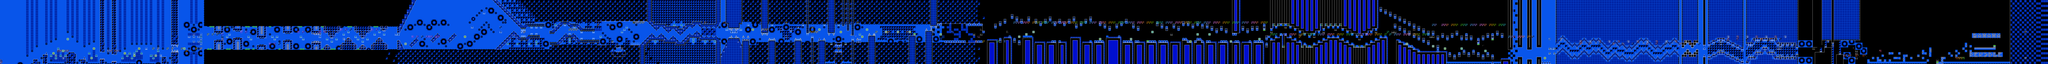

This game map was drawn from its Tiled (.tmx) file and the tilesets committed beside it. A one-line description and the trimmed map source follow:
An orthogonal 861x27 tile map with 16x16 px tiles, 2 tile layers (SP, ...), 2 tilesets.

<map version="1.10" tiledversion="1.11.0" orientation="orthogonal" renderorder="right-down" width="861" height="27" tilewidth="16" tileheight="16" infinite="0" nextlayerid="3" nextobjectid="1">
 <editorsettings>
  <chunksize width="16" height="27" />
  <export target="../LEVELS/LEVEL DATA/decode.csv" format="csv" />
 </editorsettings>
 <tileset firstgid="1" name="sprites" tilewidth="16" tileheight="16" tilecount="256" columns="16">
  <image source="../GRAPHICS/sprites.png" width="256" height="256" />
 </tileset>
 <tileset firstgid="257" name="famidash" tilewidth="16" tileheight="16" tilecount="256" columns="16">
  <image source="../GRAPHICS/famidash.bmp" width="256" height="256" />
 </tileset>
 <layer id="1" width="861" height="27">
  <data>[23247 cells, 23247 non-empty, 136 distinct tile ids]</data>
 </layer>
 <layer id="2" name="SP" width="861" height="27" opacity="0.4">
  <data>[23247 cells, 543 non-empty, 79 distinct tile ids]</data>
 </layer>
</map>
